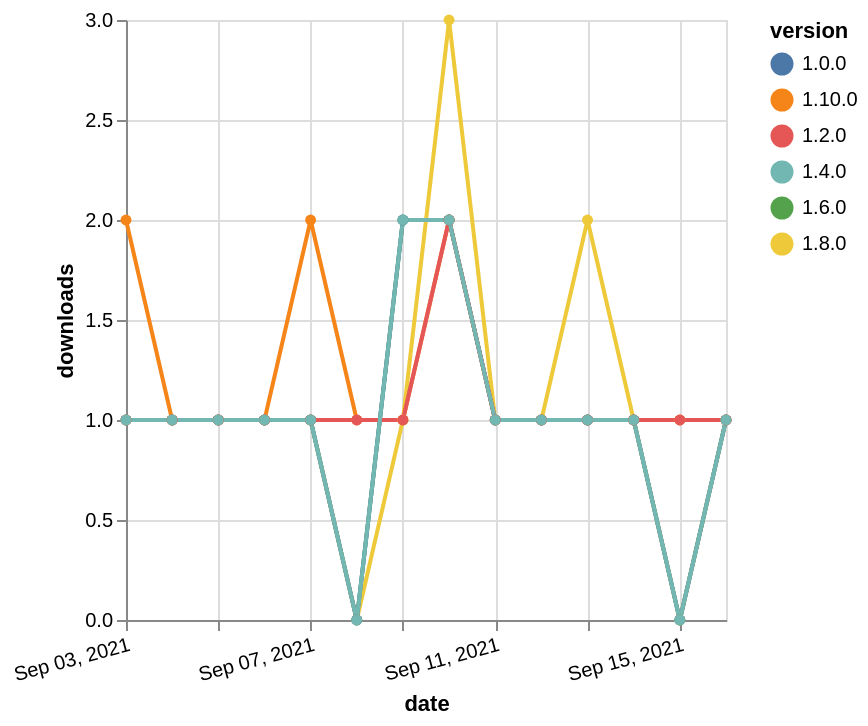

Vega-Lite specification for this chart:
### Vega-Lite specification from a JSON file in a GitHub repository (floating-point values rounded to 4 significant figures)
{"$schema": "https://vega.github.io/schema/vega-lite/v5.json", "description": "A simple bar chart with embedded data.", "data": {"values": [{"date": "2021-09-03", "total": 166, "delta": 1, "version": "1.6.0"}, {"date": "2021-09-04", "total": 167, "delta": 1, "version": "1.6.0"}, {"date": "2021-09-05", "total": 168, "delta": 1, "version": "1.6.0"}, {"date": "2021-09-06", "total": 169, "delta": 1, "version": "1.6.0"}, {"date": "2021-09-07", "total": 170, "delta": 1, "version": "1.6.0"}, {"date": "2021-09-08", "total": 170, "delta": 0, "version": "1.6.0"}, {"date": "2021-09-09", "total": 172, "delta": 2, "version": "1.6.0"}, {"date": "2021-09-10", "total": 174, "delta": 2, "version": "1.6.0"}, {"date": "2021-09-11", "total": 175, "delta": 1, "version": "1.6.0"}, {"date": "2021-09-12", "total": 176, "delta": 1, "version": "1.6.0"}, {"date": "2021-09-13", "total": 177, "delta": 1, "version": "1.6.0"}, {"date": "2021-09-14", "total": 178, "delta": 1, "version": "1.6.0"}, {"date": "2021-09-15", "total": 178, "delta": 0, "version": "1.6.0"}, {"date": "2021-09-16", "total": 179, "delta": 1, "version": "1.6.0"}, {"date": "2021-09-03", "total": 402, "delta": 1, "version": "1.8.0"}, {"date": "2021-09-04", "total": 403, "delta": 1, "version": "1.8.0"}, {"date": "2021-09-05", "total": 404, "delta": 1, "version": "1.8.0"}, {"date": "2021-09-06", "total": 405, "delta": 1, "version": "1.8.0"}, {"date": "2021-09-07", "total": 406, "delta": 1, "version": "1.8.0"}, {"date": "2021-09-08", "total": 406, "delta": 0, "version": "1.8.0"}, {"date": "2021-09-09", "total": 407, "delta": 1, "version": "1.8.0"}, {"date": "2021-09-10", "total": 410, "delta": 3, "version": "1.8.0"}, {"date": "2021-09-11", "total": 411, "delta": 1, "version": "1.8.0"}, {"date": "2021-09-12", "total": 412, "delta": 1, "version": "1.8.0"}, {"date": "2021-09-13", "total": 414, "delta": 2, "version": "1.8.0"}, {"date": "2021-09-14", "total": 415, "delta": 1, "version": "1.8.0"}, {"date": "2021-09-15", "total": 415, "delta": 0, "version": "1.8.0"}, {"date": "2021-09-16", "total": 416, "delta": 1, "version": "1.8.0"}, {"date": "2021-09-03", "total": 129, "delta": 2, "version": "1.10.0"}, {"date": "2021-09-04", "total": 130, "delta": 1, "version": "1.10.0"}, {"date": "2021-09-05", "total": 131, "delta": 1, "version": "1.10.0"}, {"date": "2021-09-06", "total": 132, "delta": 1, "version": "1.10.0"}, {"date": "2021-09-07", "total": 134, "delta": 2, "version": "1.10.0"}, {"date": "2021-09-08", "total": 135, "delta": 1, "version": "1.10.0"}, {"date": "2021-09-09", "total": 136, "delta": 1, "version": "1.10.0"}, {"date": "2021-09-10", "total": 138, "delta": 2, "version": "1.10.0"}, {"date": "2021-09-11", "total": 139, "delta": 1, "version": "1.10.0"}, {"date": "2021-09-12", "total": 140, "delta": 1, "version": "1.10.0"}, {"date": "2021-09-13", "total": 141, "delta": 1, "version": "1.10.0"}, {"date": "2021-09-14", "total": 142, "delta": 1, "version": "1.10.0"}, {"date": "2021-09-15", "total": 143, "delta": 1, "version": "1.10.0"}, {"date": "2021-09-16", "total": 144, "delta": 1, "version": "1.10.0"}, {"date": "2021-09-03", "total": 250, "delta": 1, "version": "1.0.0"}, {"date": "2021-09-04", "total": 251, "delta": 1, "version": "1.0.0"}, {"date": "2021-09-05", "total": 252, "delta": 1, "version": "1.0.0"}, {"date": "2021-09-06", "total": 253, "delta": 1, "version": "1.0.0"}, {"date": "2021-09-07", "total": 254, "delta": 1, "version": "1.0.0"}, {"date": "2021-09-08", "total": 254, "delta": 0, "version": "1.0.0"}, {"date": "2021-09-09", "total": 256, "delta": 2, "version": "1.0.0"}, {"date": "2021-09-10", "total": 258, "delta": 2, "version": "1.0.0"}, {"date": "2021-09-11", "total": 259, "delta": 1, "version": "1.0.0"}, {"date": "2021-09-12", "total": 260, "delta": 1, "version": "1.0.0"}, {"date": "2021-09-13", "total": 261, "delta": 1, "version": "1.0.0"}, {"date": "2021-09-14", "total": 262, "delta": 1, "version": "1.0.0"}, {"date": "2021-09-15", "total": 262, "delta": 0, "version": "1.0.0"}, {"date": "2021-09-16", "total": 263, "delta": 1, "version": "1.0.0"}, {"date": "2021-09-03", "total": 201, "delta": 1, "version": "1.2.0"}, {"date": "2021-09-04", "total": 202, "delta": 1, "version": "1.2.0"}, {"date": "2021-09-05", "total": 203, "delta": 1, "version": "1.2.0"}, {"date": "2021-09-06", "total": 204, "delta": 1, "version": "1.2.0"}, {"date": "2021-09-07", "total": 205, "delta": 1, "version": "1.2.0"}, {"date": "2021-09-08", "total": 206, "delta": 1, "version": "1.2.0"}, {"date": "2021-09-09", "total": 207, "delta": 1, "version": "1.2.0"}, {"date": "2021-09-10", "total": 209, "delta": 2, "version": "1.2.0"}, {"date": "2021-09-11", "total": 210, "delta": 1, "version": "1.2.0"}, {"date": "2021-09-12", "total": 211, "delta": 1, "version": "1.2.0"}, {"date": "2021-09-13", "total": 212, "delta": 1, "version": "1.2.0"}, {"date": "2021-09-14", "total": 213, "delta": 1, "version": "1.2.0"}, {"date": "2021-09-15", "total": 214, "delta": 1, "version": "1.2.0"}, {"date": "2021-09-16", "total": 215, "delta": 1, "version": "1.2.0"}, {"date": "2021-09-03", "total": 261, "delta": 1, "version": "1.4.0"}, {"date": "2021-09-04", "total": 262, "delta": 1, "version": "1.4.0"}, {"date": "2021-09-05", "total": 263, "delta": 1, "version": "1.4.0"}, {"date": "2021-09-06", "total": 264, "delta": 1, "version": "1.4.0"}, {"date": "2021-09-07", "total": 265, "delta": 1, "version": "1.4.0"}, {"date": "2021-09-08", "total": 265, "delta": 0, "version": "1.4.0"}, {"date": "2021-09-09", "total": 267, "delta": 2, "version": "1.4.0"}, {"date": "2021-09-10", "total": 269, "delta": 2, "version": "1.4.0"}, {"date": "2021-09-11", "total": 270, "delta": 1, "version": "1.4.0"}, {"date": "2021-09-12", "total": 271, "delta": 1, "version": "1.4.0"}, {"date": "2021-09-13", "total": 272, "delta": 1, "version": "1.4.0"}, {"date": "2021-09-14", "total": 273, "delta": 1, "version": "1.4.0"}, {"date": "2021-09-15", "total": 273, "delta": 0, "version": "1.4.0"}, {"date": "2021-09-16", "total": 274, "delta": 1, "version": "1.4.0"}]}, "width": "container", "mark": {"type": "line", "point": {"filled": true}}, "encoding": {"x": {"field": "date", "type": "temporal", "timeUnit": "yearmonthdate", "title": "date", "axis": {"labelAngle": -15}}, "y": {"field": "delta", "type": "quantitative", "title": "downloads"}, "color": {"field": "version", "type": "nominal"}, "tooltip": {"field": "delta"}}}
